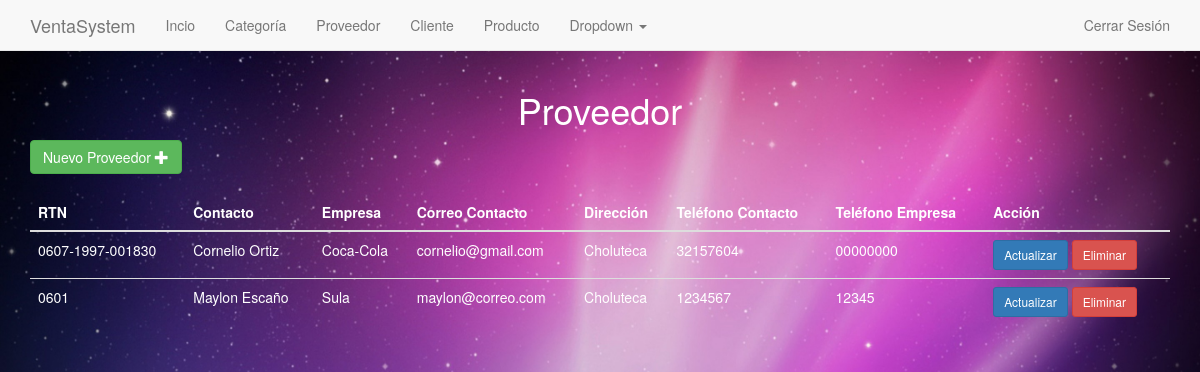
Before: /facturacion/proveedores/ (signed in) with the older database file.
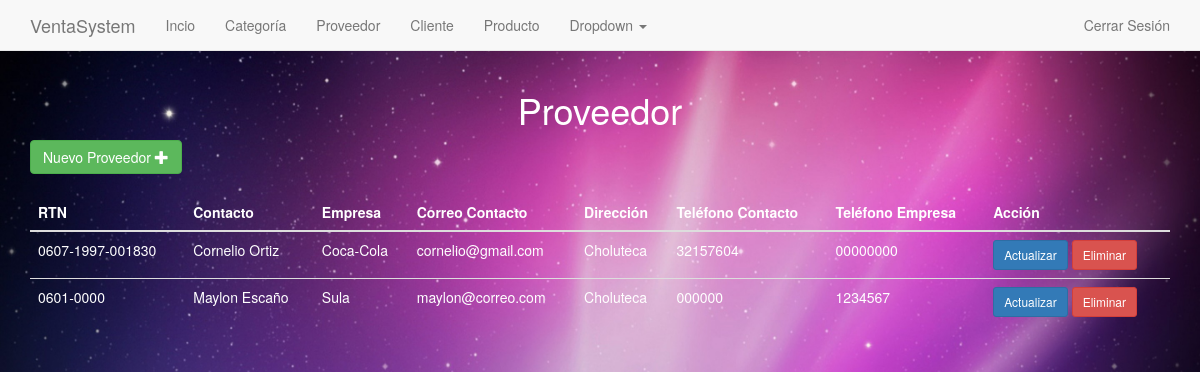
After: the same page with the newer database file.
### facturacion/models.py (models this page shows, shortened)
@python_2_unicode_compatible
class Proveedor(models.Model):
	rtnProveedor = models.CharField(max_length=16)
	nombreContacto = models.CharField(max_length=70)
	nombreEmpresa = models.CharField(max_length=50)
	correoContacto = models.CharField(max_length=70)
	direccion = models.TextField()
	telefonoContacto = models.CharField(max_length=9,null=True, blank=True)
	telefonoEmpresa = models.CharField(max_length=9,null=True, blank=True)

### facturacion/views.py (the view)
@login_required()
def proveedores(request):
	proveedores = Proveedor.objects.all().order_by('-rtnProveedor')
	return render(request, 'proveedor.html', {'proveedores': proveedores})

### facturacion/templates/proveedor.html (shortened to what this page needs)
{% extends "base_in.html" %}
{% block content %}
	<h1 class="titulo">Proveedor</h1>
	<a href="{% url 'insertar_proveedor' %}" class="btn btn-success">
		Nuevo Proveedor <span class="glyphicon glyphicon-plus" aria-hidden="true"></span>
	</a>
	<br>
	<br>
	<table class="table">
		<thead>
			<tr>
				<th>RTN</th>
				<th>Contacto</th>
				<th>Empresa</th>
				<th>Correo Contacto</th>
				<th>Dirección</th>
				<th>Teléfono Contacto</th>
				<th>Teléfono Empresa</th>
				<th>Acción</th>
			</tr>
		</thead>
		<tbody>
			{% for proveedor in proveedores %}
				<tr>
					<td> {{ proveedor.rtnProveedor }} </td>
					<td> {{ proveedor.nombreContacto }} </td>
					<td> {{ proveedor.nombreEmpresa }} </td>
					<td> {{ proveedor.correoContacto }} </td>
					<td> {{ proveedor.direccion }} </td>
					<td> {{ proveedor.telefonoContacto }} </td>
					<td> {{ proveedor.telefonoEmpresa }} </td>
					<td>
						<a href="{% url 'actualizar_proveedor' proveedor.id %}" class="btn btn-sm btn-primary">Actualizar</a>
						<a href="{% url 'eliminar_proveedor' proveedor.id %}" class="btn btn-sm btn-danger">Eliminar</a>
					</td>
				</tr>
			{% endfor %}
		</tbody>
	</table>
{% endblock  %}

Changed rows visible on the page:
changed Proveedor "Maylon Escaño": rtnProveedor "0601" → "0601-0000"; telefonoContacto "1234567" → "000000"; telefonoEmpresa "12345" → "1234567"
